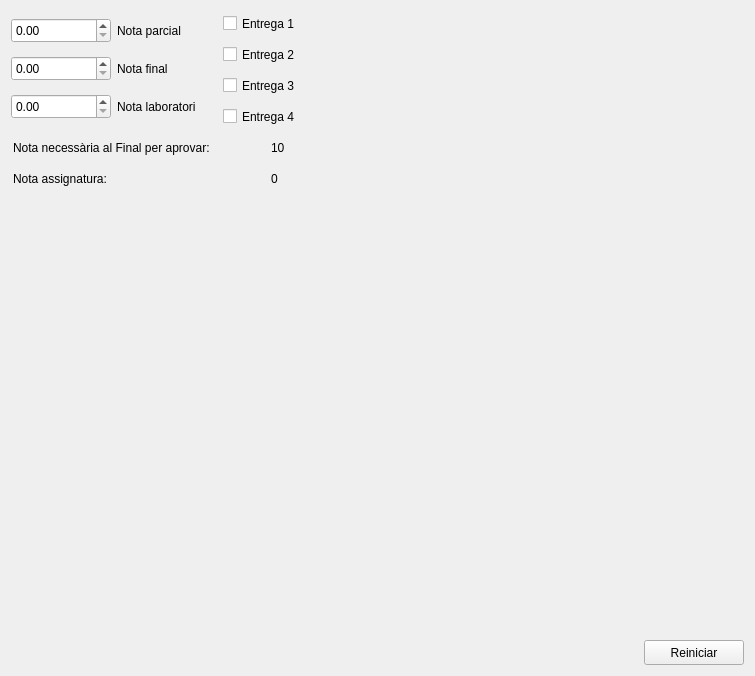
<?xml version="1.0" encoding="UTF-8"?>
<ui version="4.0">
 <class>Form</class>
 <widget class="QWidget" name="Form">
  <property name="geometry">
   <rect>
    <x>0</x>
    <y>0</y>
    <width>755</width>
    <height>676</height>
   </rect>
  </property>
  <property name="windowTitle">
   <string>Nota Final</string>
  </property>
  <layout class="QVBoxLayout" name="verticalLayout_5">
   <item>
    <layout class="QVBoxLayout" name="verticalLayout_4">
     <item>
      <layout class="QHBoxLayout" name="horizontalLayout_8">
       <item>
        <layout class="QVBoxLayout" name="verticalLayout_3">
         <item>
          <layout class="QHBoxLayout" name="horizontalLayout_4">
           <item>
            <layout class="QVBoxLayout" name="verticalLayout">
             <item>
              <layout class="QHBoxLayout" name="horizontalLayout">
               <item>
                <widget class="QDoubleSpinBox" name="doubleSpinBox_3">
                 <property name="minimumSize">
                  <size>
                   <width>100</width>
                   <height>25</height>
                  </size>
                 </property>
                 <property name="maximumSize">
                  <size>
                   <width>100</width>
                   <height>25</height>
                  </size>
                 </property>
                 <property name="maximum">
                  <double>10.000000000000000</double>
                 </property>
                </widget>
               </item>
               <item>
                <widget class="QLabel" name="label_2">
                 <property name="minimumSize">
                  <size>
                   <width>100</width>
                   <height>25</height>
                  </size>
                 </property>
                 <property name="maximumSize">
                  <size>
                   <width>100</width>
                   <height>25</height>
                  </size>
                 </property>
                 <property name="text">
                  <string>Nota parcial</string>
                 </property>
                </widget>
               </item>
              </layout>
             </item>
             <item>
              <layout class="QHBoxLayout" name="horizontalLayout_2">
               <item>
                <widget class="QDoubleSpinBox" name="doubleSpinBox_2">
                 <property name="minimumSize">
                  <size>
                   <width>100</width>
                   <height>25</height>
                  </size>
                 </property>
                 <property name="maximumSize">
                  <size>
                   <width>100</width>
                   <height>25</height>
                  </size>
                 </property>
                 <property name="maximum">
                  <double>10.000000000000000</double>
                 </property>
                </widget>
               </item>
               <item>
                <widget class="QLabel" name="label_3">
                 <property name="minimumSize">
                  <size>
                   <width>100</width>
                   <height>25</height>
                  </size>
                 </property>
                 <property name="maximumSize">
                  <size>
                   <width>100</width>
                   <height>25</height>
                  </size>
                 </property>
                 <property name="text">
                  <string>Nota final</string>
                 </property>
                </widget>
               </item>
              </layout>
             </item>
             <item>
              <layout class="QHBoxLayout" name="horizontalLayout_3">
               <item>
                <widget class="QDoubleSpinBox" name="doubleSpinBox">
                 <property name="minimumSize">
                  <size>
                   <width>100</width>
                   <height>25</height>
                  </size>
                 </property>
                 <property name="maximumSize">
                  <size>
                   <width>100</width>
                   <height>25</height>
                  </size>
                 </property>
                 <property name="maximum">
                  <double>10.000000000000000</double>
                 </property>
                </widget>
               </item>
               <item>
                <widget class="QLabel" name="label_4">
                 <property name="minimumSize">
                  <size>
                   <width>100</width>
                   <height>25</height>
                  </size>
                 </property>
                 <property name="maximumSize">
                  <size>
                   <width>100</width>
                   <height>25</height>
                  </size>
                 </property>
                 <property name="text">
                  <string>Nota laboratori</string>
                 </property>
                </widget>
               </item>
              </layout>
             </item>
            </layout>
           </item>
           <item>
            <layout class="QVBoxLayout" name="verticalLayout_2">
             <item>
              <widget class="QCheckBox" name="checkBox">
               <property name="minimumSize">
                <size>
                 <width>100</width>
                 <height>25</height>
                </size>
               </property>
               <property name="maximumSize">
                <size>
                 <width>100</width>
                 <height>25</height>
                </size>
               </property>
               <property name="text">
                <string>Entrega 1</string>
               </property>
              </widget>
             </item>
             <item>
              <widget class="QCheckBox" name="checkBox_2">
               <property name="minimumSize">
                <size>
                 <width>100</width>
                 <height>25</height>
                </size>
               </property>
               <property name="maximumSize">
                <size>
                 <width>100</width>
                 <height>25</height>
                </size>
               </property>
               <property name="text">
                <string>Entrega 2</string>
               </property>
              </widget>
             </item>
             <item>
              <widget class="QCheckBox" name="checkBox_3">
               <property name="minimumSize">
                <size>
                 <width>100</width>
                 <height>25</height>
                </size>
               </property>
               <property name="maximumSize">
                <size>
                 <width>100</width>
                 <height>25</height>
                </size>
               </property>
               <property name="text">
                <string>Entrega 3</string>
               </property>
              </widget>
             </item>
             <item>
              <widget class="QCheckBox" name="checkBox_4">
               <property name="minimumSize">
                <size>
                 <width>100</width>
                 <height>25</height>
                </size>
               </property>
               <property name="maximumSize">
                <size>
                 <width>100</width>
                 <height>25</height>
                </size>
               </property>
               <property name="text">
                <string>Entrega 4</string>
               </property>
              </widget>
             </item>
            </layout>
           </item>
          </layout>
         </item>
         <item>
          <layout class="QHBoxLayout" name="horizontalLayout_7">
           <item>
            <widget class="QLabel" name="label_6">
             <property name="minimumSize">
              <size>
               <width>250</width>
               <height>25</height>
              </size>
             </property>
             <property name="maximumSize">
              <size>
               <width>250</width>
               <height>25</height>
              </size>
             </property>
             <property name="text">
              <string>Nota necessària al Final per aprovar:</string>
             </property>
            </widget>
           </item>
           <item>
            <widget class="MyLabel" name="label_7">
             <property name="minimumSize">
              <size>
               <width>50</width>
               <height>25</height>
              </size>
             </property>
             <property name="maximumSize">
              <size>
               <width>50</width>
               <height>25</height>
              </size>
             </property>
             <property name="text">
              <string>10</string>
             </property>
            </widget>
           </item>
          </layout>
         </item>
         <item>
          <layout class="QHBoxLayout" name="horizontalLayout_5">
           <item>
            <widget class="QLabel" name="label">
             <property name="minimumSize">
              <size>
               <width>250</width>
               <height>25</height>
              </size>
             </property>
             <property name="maximumSize">
              <size>
               <width>250</width>
               <height>25</height>
              </size>
             </property>
             <property name="text">
              <string>Nota assignatura:</string>
             </property>
            </widget>
           </item>
           <item>
            <widget class="MyLabel" name="label_5">
             <property name="minimumSize">
              <size>
               <width>50</width>
               <height>25</height>
              </size>
             </property>
             <property name="maximumSize">
              <size>
               <width>50</width>
               <height>25</height>
              </size>
             </property>
             <property name="text">
              <string>0</string>
             </property>
            </widget>
           </item>
          </layout>
         </item>
        </layout>
       </item>
       <item>
        <spacer name="horizontalSpacer_2">
         <property name="orientation">
          <enum>Qt::Horizontal</enum>
         </property>
         <property name="sizeHint" stdset="0">
          <size>
           <width>40</width>
           <height>20</height>
          </size>
         </property>
        </spacer>
       </item>
      </layout>
     </item>
    </layout>
   </item>
   <item>
    <spacer name="verticalSpacer">
     <property name="orientation">
      <enum>Qt::Vertical</enum>
     </property>
     <property name="sizeHint" stdset="0">
      <size>
       <width>20</width>
       <height>422</height>
      </size>
     </property>
    </spacer>
   </item>
   <item>
    <layout class="QHBoxLayout" name="horizontalLayout_6">
     <item>
      <spacer name="horizontalSpacer">
       <property name="orientation">
        <enum>Qt::Horizontal</enum>
       </property>
       <property name="sizeHint" stdset="0">
        <size>
         <width>40</width>
         <height>20</height>
        </size>
       </property>
      </spacer>
     </item>
     <item>
      <widget class="QPushButton" name="pushButton">
       <property name="minimumSize">
        <size>
         <width>100</width>
         <height>25</height>
        </size>
       </property>
       <property name="maximumSize">
        <size>
         <width>100</width>
         <height>25</height>
        </size>
       </property>
       <property name="text">
        <string>Reiniciar</string>
       </property>
       <property name="shortcut">
        <string>Alt+R</string>
       </property>
      </widget>
     </item>
    </layout>
   </item>
  </layout>
 </widget>
 <customwidgets>
  <customwidget>
   <class>MyLabel</class>
   <extends>QLabel</extends>
   <header>MyLabel.h</header>
   <slots>
    <slot>tractaNotaParcial(double)</slot>
    <slot>tractaNotaFinal(double)</slot>
    <slot>tractaNotaLaboratori(double)</slot>
    <slot>tractaEntregues(bool)</slot>
    <slot>calculaNotaNecessaria(QString)</slot>
    <slot>resetejar()</slot>
    <slot>resetejar2()</slot>
   </slots>
  </customwidget>
 </customwidgets>
 <resources/>
 <connections>
  <connection>
   <sender>pushButton</sender>
   <signal>clicked()</signal>
   <receiver>label_5</receiver>
   <slot>resetejar()</slot>
   <hints>
    <hint type="sourcelabel">
     <x>705</x>
     <y>653</y>
    </hint>
    <hint type="destinationlabel">
     <x>280</x>
     <y>185</y>
    </hint>
   </hints>
  </connection>
  <connection>
   <sender>pushButton</sender>
   <signal>clicked()</signal>
   <receiver>label_7</receiver>
   <slot>resetejar2()</slot>
   <hints>
    <hint type="sourcelabel">
     <x>661</x>
     <y>653</y>
    </hint>
    <hint type="destinationlabel">
     <x>291</x>
     <y>155</y>
    </hint>
   </hints>
  </connection>
  <connection>
   <sender>checkBox_4</sender>
   <signal>clicked(bool)</signal>
   <receiver>label_5</receiver>
   <slot>tractaEntregues(bool)</slot>
   <hints>
    <hint type="sourcelabel">
     <x>242</x>
     <y>121</y>
    </hint>
    <hint type="destinationlabel">
     <x>286</x>
     <y>195</y>
    </hint>
   </hints>
  </connection>
  <connection>
   <sender>checkBox_3</sender>
   <signal>clicked(bool)</signal>
   <receiver>label_5</receiver>
   <slot>tractaEntregues(bool)</slot>
   <hints>
    <hint type="sourcelabel">
     <x>256</x>
     <y>88</y>
    </hint>
    <hint type="destinationlabel">
     <x>294</x>
     <y>193</y>
    </hint>
   </hints>
  </connection>
  <connection>
   <sender>checkBox_2</sender>
   <signal>clicked(bool)</signal>
   <receiver>label_5</receiver>
   <slot>tractaEntregues(bool)</slot>
   <hints>
    <hint type="sourcelabel">
     <x>234</x>
     <y>57</y>
    </hint>
    <hint type="destinationlabel">
     <x>285</x>
     <y>190</y>
    </hint>
   </hints>
  </connection>
  <connection>
   <sender>checkBox</sender>
   <signal>clicked(bool)</signal>
   <receiver>label_5</receiver>
   <slot>tractaEntregues(bool)</slot>
   <hints>
    <hint type="sourcelabel">
     <x>245</x>
     <y>28</y>
    </hint>
    <hint type="destinationlabel">
     <x>280</x>
     <y>186</y>
    </hint>
   </hints>
  </connection>
  <connection>
   <sender>pushButton</sender>
   <signal>clicked()</signal>
   <receiver>doubleSpinBox</receiver>
   <slot>clear()</slot>
   <hints>
    <hint type="sourcelabel">
     <x>732</x>
     <y>653</y>
    </hint>
    <hint type="destinationlabel">
     <x>17</x>
     <y>113</y>
    </hint>
   </hints>
  </connection>
  <connection>
   <sender>pushButton</sender>
   <signal>clicked()</signal>
   <receiver>doubleSpinBox_2</receiver>
   <slot>clear()</slot>
   <hints>
    <hint type="sourcelabel">
     <x>671</x>
     <y>653</y>
    </hint>
    <hint type="destinationlabel">
     <x>22</x>
     <y>69</y>
    </hint>
   </hints>
  </connection>
  <connection>
   <sender>pushButton</sender>
   <signal>clicked()</signal>
   <receiver>doubleSpinBox_3</receiver>
   <slot>clear()</slot>
   <hints>
    <hint type="sourcelabel">
     <x>667</x>
     <y>653</y>
    </hint>
    <hint type="destinationlabel">
     <x>20</x>
     <y>24</y>
    </hint>
   </hints>
  </connection>
  <connection>
   <sender>doubleSpinBox_2</sender>
   <signal>valueChanged(double)</signal>
   <receiver>label_5</receiver>
   <slot>tractaNotaFinal(double)</slot>
   <hints>
    <hint type="sourcelabel">
     <x>36</x>
     <y>67</y>
    </hint>
    <hint type="destinationlabel">
     <x>297</x>
     <y>190</y>
    </hint>
   </hints>
  </connection>
  <connection>
   <sender>doubleSpinBox</sender>
   <signal>valueChanged(double)</signal>
   <receiver>label_5</receiver>
   <slot>tractaNotaLaboratori(double)</slot>
   <hints>
    <hint type="sourcelabel">
     <x>69</x>
     <y>116</y>
    </hint>
    <hint type="destinationlabel">
     <x>313</x>
     <y>193</y>
    </hint>
   </hints>
  </connection>
  <connection>
   <sender>doubleSpinBox_3</sender>
   <signal>valueChanged(double)</signal>
   <receiver>label_5</receiver>
   <slot>tractaNotaParcial(double)</slot>
   <hints>
    <hint type="sourcelabel">
     <x>49</x>
     <y>28</y>
    </hint>
    <hint type="destinationlabel">
     <x>282</x>
     <y>189</y>
    </hint>
   </hints>
  </connection>
  <connection>
   <sender>label_5</sender>
   <signal>objectNameChanged(QString)</signal>
   <receiver>label_7</receiver>
   <slot>calculaNotaNecessaria(QString)</slot>
   <hints>
    <hint type="sourcelabel">
     <x>292</x>
     <y>189</y>
    </hint>
    <hint type="destinationlabel">
     <x>318</x>
     <y>155</y>
    </hint>
   </hints>
  </connection>
  <connection>
   <sender>pushButton</sender>
   <signal>clicked(bool)</signal>
   <receiver>checkBox_4</receiver>
   <slot>setChecked(bool)</slot>
   <hints>
    <hint type="sourcelabel">
     <x>721</x>
     <y>653</y>
    </hint>
    <hint type="destinationlabel">
     <x>327</x>
     <y>123</y>
    </hint>
   </hints>
  </connection>
  <connection>
   <sender>pushButton</sender>
   <signal>clicked(bool)</signal>
   <receiver>checkBox_3</receiver>
   <slot>setChecked(bool)</slot>
   <hints>
    <hint type="sourcelabel">
     <x>696</x>
     <y>653</y>
    </hint>
    <hint type="destinationlabel">
     <x>303</x>
     <y>86</y>
    </hint>
   </hints>
  </connection>
  <connection>
   <sender>pushButton</sender>
   <signal>clicked(bool)</signal>
   <receiver>checkBox_2</receiver>
   <slot>setChecked(bool)</slot>
   <hints>
    <hint type="sourcelabel">
     <x>665</x>
     <y>653</y>
    </hint>
    <hint type="destinationlabel">
     <x>289</x>
     <y>56</y>
    </hint>
   </hints>
  </connection>
  <connection>
   <sender>pushButton</sender>
   <signal>clicked(bool)</signal>
   <receiver>checkBox</receiver>
   <slot>setChecked(bool)</slot>
   <hints>
    <hint type="sourcelabel">
     <x>675</x>
     <y>653</y>
    </hint>
    <hint type="destinationlabel">
     <x>318</x>
     <y>24</y>
    </hint>
   </hints>
  </connection>
 </connections>
</ui>
